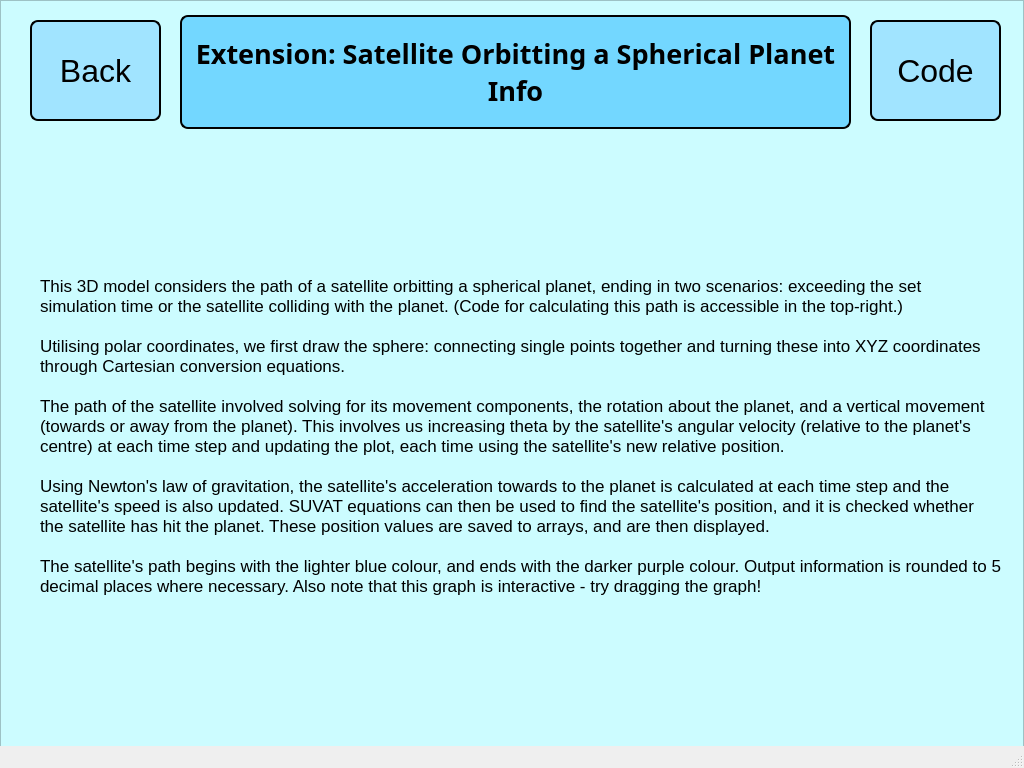
<?xml version="1.0" encoding="UTF-8"?>
<ui version="4.0">
 <class>MainWindow</class>
 <widget class="QMainWindow" name="MainWindow">
  <property name="geometry">
   <rect>
    <x>0</x>
    <y>0</y>
    <width>1024</width>
    <height>768</height>
   </rect>
  </property>
  <property name="windowTitle">
   <string>MainWindow</string>
  </property>
  <widget class="QWidget" name="centralwidget">
   <widget class="QWidget" name="verticalLayoutWidget_2">
    <property name="geometry">
     <rect>
      <x>180</x>
      <y>15</y>
      <width>671</width>
      <height>114</height>
     </rect>
    </property>
    <layout class="QVBoxLayout" name="verticalLayout_2">
     <item>
      <widget class="QLabel" name="challengeTitleLabel">
       <property name="font">
        <font>
         <family>Lucida Handwriting</family>
         <pointsize>20</pointsize>
         <weight>75</weight>
         <italic>false</italic>
         <bold>true</bold>
         <kerning>true</kerning>
        </font>
       </property>
       <property name="autoFillBackground">
        <bool>false</bool>
       </property>
       <property name="styleSheet">
        <string notr="true">QLabel {
	border: 2px solid;
	border-radius: 8px;
	background-color: #73d7ff;
}</string>
       </property>
       <property name="text">
        <string>Extension: Satellite Orbitting a Spherical Planet Info</string>
       </property>
       <property name="scaledContents">
        <bool>true</bool>
       </property>
       <property name="alignment">
        <set>Qt::AlignCenter</set>
       </property>
       <property name="wordWrap">
        <bool>true</bool>
       </property>
      </widget>
     </item>
    </layout>
   </widget>
   <widget class="QFrame" name="frame">
    <property name="geometry">
     <rect>
      <x>0</x>
      <y>0</y>
      <width>1024</width>
      <height>768</height>
     </rect>
    </property>
    <property name="styleSheet">
     <string notr="true">QFrame {
	background-color: #ccfcff
}</string>
    </property>
    <property name="frameShape">
     <enum>QFrame::StyledPanel</enum>
    </property>
    <property name="frameShadow">
     <enum>QFrame::Raised</enum>
    </property>
    <widget class="QPushButton" name="backButton">
     <property name="geometry">
      <rect>
       <x>30</x>
       <y>20</y>
       <width>131</width>
       <height>101</height>
      </rect>
     </property>
     <property name="font">
      <font>
       <family>Meiryo UI</family>
       <pointsize>24</pointsize>
      </font>
     </property>
     <property name="styleSheet">
      <string notr="true">QPushButton {
	border: 2px solid;
	border-radius: 8px;
	background-color: #a1e4ff;
}</string>
     </property>
     <property name="text">
      <string>Back</string>
     </property>
     <property name="checkable">
      <bool>true</bool>
     </property>
    </widget>
    <widget class="QLabel" name="label">
     <property name="geometry">
      <rect>
       <x>40</x>
       <y>140</y>
       <width>961</width>
       <height>591</height>
      </rect>
     </property>
     <property name="font">
      <font>
       <family>Meiryo UI</family>
       <pointsize>13</pointsize>
      </font>
     </property>
     <property name="text">
      <string>This 3D model considers the path of a satellite orbitting a spherical planet, ending in two scenarios: exceeding the set simulation time or the satellite colliding with the planet. (Code for calculating this path is accessible in the top-right.)

Utilising polar coordinates, we first draw the sphere: connecting single points together and turning these into XYZ coordinates through Cartesian conversion equations.

The path of the satellite involved solving for its movement components, the rotation about the planet, and a vertical movement (towards or away from the planet). This involves us increasing theta by the satellite's angular velocity (relative to the planet's centre) at each time step and updating the plot, each time using the satellite's new relative position.

Using Newton's law of gravitation, the satellite's acceleration towards to the planet is calculated at each time step and the satellite's speed is also updated. SUVAT equations can then be used to find the satellite's position, and it is checked whether the satellite has hit the planet. These position values are saved to arrays, and are then displayed.

The satellite's path begins with the lighter blue colour, and ends with the darker purple colour. Output information is rounded to 5 decimal places where necessary. Also note that this graph is interactive - try dragging the graph!</string>
     </property>
     <property name="wordWrap">
      <bool>true</bool>
     </property>
    </widget>
    <widget class="QPushButton" name="codeButton">
     <property name="geometry">
      <rect>
       <x>870</x>
       <y>20</y>
       <width>131</width>
       <height>101</height>
      </rect>
     </property>
     <property name="font">
      <font>
       <family>Meiryo UI</family>
       <pointsize>24</pointsize>
      </font>
     </property>
     <property name="styleSheet">
      <string notr="true">QPushButton {
	border: 2px solid;
	border-radius: 8px;
	background-color: #a1e4ff;
}</string>
     </property>
     <property name="text">
      <string>Code</string>
     </property>
     <property name="checkable">
      <bool>true</bool>
     </property>
    </widget>
   </widget>
   <zorder>frame</zorder>
   <zorder>verticalLayoutWidget_2</zorder>
  </widget>
  <widget class="QStatusBar" name="statusbar"/>
 </widget>
 <resources/>
 <connections/>
</ui>
